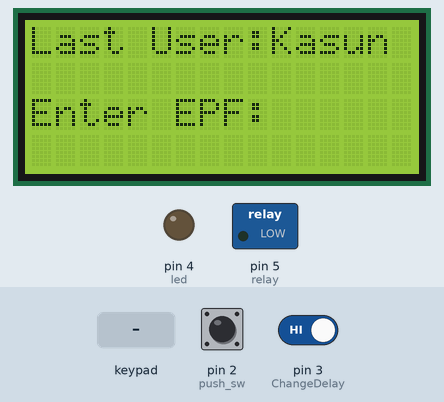
This sketch was run on a simulated Arduino Uno, built with avr-gcc and run on an emulated ATmega328P. On the bench: 16×4 character LCD, switched loads named in the sketch (green lamp = pin HIGH), output pins drawn as LEDs (lit = HIGH). The inputs (shaded band) are chosen by the test bench; at power-on: pin 2 (push_sw) HIGH, pin 3 (ChangeDelay) HIGH.

Above: at 1.2 s.
1.3 s: keypad keys 1 3 1 2 1 1 1 0 pressed 0.4 s apart
At 3.1 s:
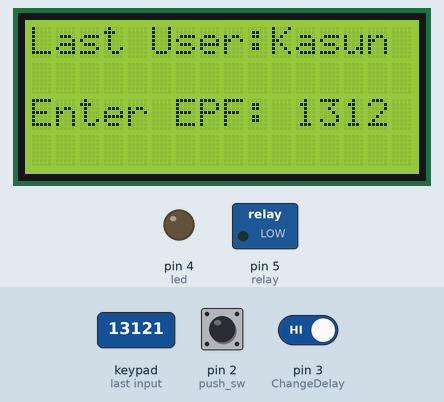
7.5 s: pin 2 (push_sw) pulled LOW for 0.15 s
At 8.4 s:
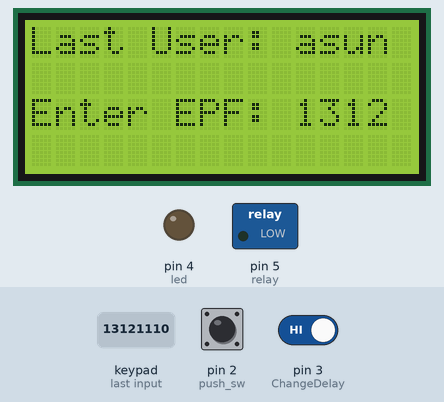
9.1 s: pin 3 (ChangeDelay) driven LOW
At 10.0 s:
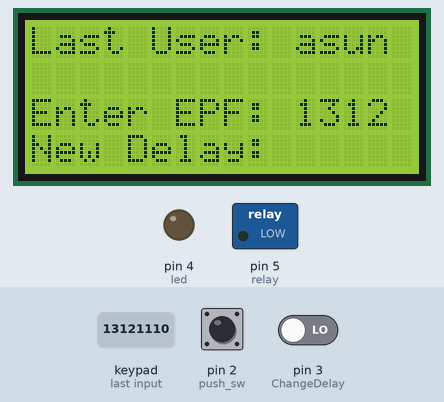
10.6 s: key '*' pressed
At 11.8 s:
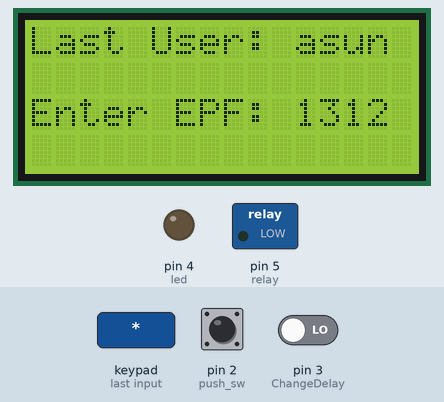
12.1 s: keypad keys 1 3 1 2 1 1 1 0 # pressed 0.4 s apart
At 15.6 s:
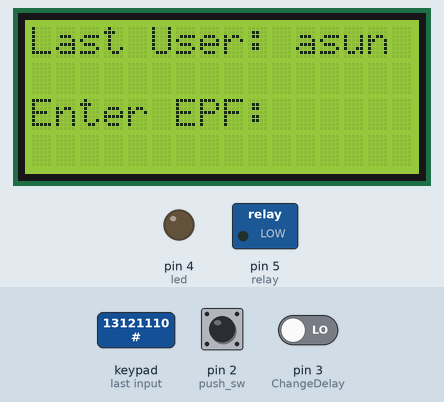
17.2 s: key '1' pressed
Timing chart, 0 to 19.7 s (numbered marks = the images above; inputs shaded):
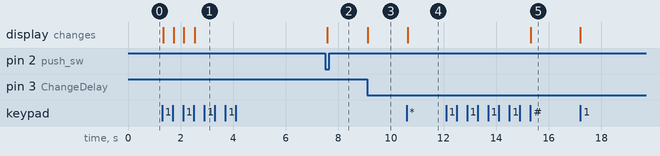

Measured:
- after the input at 1.3 s, the display: first changes at once (image 1 shows a later state)
- after the input at 7.5 s, the display: changes after 0.08 s (image 2)
- after the input at 9.1 s, the display: changes at once (image 3)
- after the input at 10.6 s, the display: changes after 0.05 s (image 4)
- after the input at 12.1 s, the display: changes after 3.2 s (image 5)

The sketch:

Final_Code.ino
```cpp
#include <Keypad.h>
#include <EEPROM.h>
#include <Wire.h>
#include <LiquidCrystal_I2C.h>

#define limit_sw 1
#define led 4
#define relay 5
#define push_sw 2
#define ChangeDelay 3

LiquidCrystal_I2C lcd(0x27, 16, 4);

int tmp_epf=0;
int tmp_index=0;
int epf_no[]={ 1000, 1010, 1020, 1030, 1040, 1050};
String names[]={ "Kasun", "Shavin", "Vasula", "Asiri", "Kisal", "Nalin"};
volatile int buttonFlag;
volatile int delayFlag;
volatile int keyFlag;
float turnOffTime= 5000;
unsigned long time_now = 0;

int get_index(int epf){
int n=sizeof(epf_no);
for(int i=0; i<n; i++){
tmp_epf=epf_no[i];
if(tmp_epf==epf){
tmp_index=i; }}
return tmp_index; }

String get_name(int epf){
int index;
String tmp_name;
index=get_index(epf);
tmp_name=names[index];
return tmp_name; }

void display(){
lcd.setCursor(0,0);
lcd.print("Last User: ");
lcd.setCursor(0,1);
lcd.print("");
lcd.setCursor (-4,2);
lcd.print("Enter EPF:"); }

float MSToMin(int num){
return num*1000; }

void change_delay(float new_time){
turnOffTime= MSToMin(new_time);
}

void clearLine(int lineNum){
lcd.setCursor(-4,lineNum);
lcd.print("                ");
}

const byte ROWS = 4;
const byte COLS = 4;

char hexaKeys[ROWS][COLS] = {
{'1', '2', '3', 'A'},
{'4', '5', '6', 'B'},
{'7', '8', '9', 'C'},
{'*', '0', '#', 'D'}
};

byte rowPins[ROWS] = {13, 12, 11, 10};
byte colPins[COLS] = {9, 8, 7, 6};

Keypad customKeypad = Keypad(makeKeymap(hexaKeys), rowPins, colPins, ROWS, COLS);
String inputString="";
long inputInt=0;
int i=6;
int n=7;
int j=0;

boolean checkEpfNo(int epf){
boolean found=false;
for(int i=0;i<((sizeof(epf_no)/sizeof(int)));i++){
if(epf_no[i] == epf){
found=true;
}
}
return found;
}

int keypadEntry(int line){
char key = customKeypad.getKey();
if (key){
i++;
if(key>='0' && key<='9' && inputString.length()<4){
inputString+=key;
lcd.setCursor(i,line);
lcd.print(key);
}else if (key =='#'){
if(inputString.length()>0){
inputInt=inputString.toInt();
inputString ="";
lcd.setCursor(7,line);
lcd.print("     ");
i=6;
}
}else if(key=='*'){
inputString="";
lcd.setCursor(7,line);
lcd.print("     ");
i=6;
}
}
return inputInt;
}

void WriteLong(int address, long number){
EEPROM.write(address, (number >>24) & 0xFF);
EEPROM.write(address + 1, (number >>16) & 0xFF);
EEPROM.write(address + 2, (number >>8) & 0xFF);
EEPROM.write(address + 3, number & 0xFF);
}

long ReadLong(int address){
return ((long)EEPROM.read(address)<<24) + ((long)EEPROM.read(address +1)<<16) +
((long)EEPROM.read(address +2)<<8) + (long)EEPROM.read(address + 3);
}

long prevEpfNo;

void setup() {
pinMode(limit_sw, INPUT);
pinMode(led, OUTPUT);
pinMode(relay, OUTPUT);
digitalWrite(led, LOW);
digitalWrite(relay,LOW);
attachInterrupt(digitalPinToInterrupt(push_sw),ISR_Button, FALLING);
attachInterrupt(digitalPinToInterrupt(ChangeDelay),newDelay, FALLING);
lcd.init();
lcd.backlight();
}

void loop() {
display();

if(delayFlag==1){
lcd.setCursor(-4,3);
lcd.print( "New Delay:");
keyFlag=0;
while(keyFlag==0){
char key = customKeypad.getKey();
if (key){
n++;
if(key>='0' && key<='9' && inputString.length()<2){
inputString+=key;
lcd.setCursor(n,3);
lcd.print(key);
}else if (key =='#'){
if(inputString.length()>0){
inputInt=inputString.toInt();
turnOffTime=MSToMin(inputInt);
inputString ="";
clearLine(3);
n=15;
delayFlag=0;
keyFlag=1;
}
}else if(key=='*'){
inputString="";
clearLine(3);
n=15;
delayFlag=0;
keyFlag=1; }}
}
}else{
inputInt=keypadEntry(2); }

if(inputInt ==0){
prevEpfNo= ReadLong(10);
lcd.setCursor(10,0);
lcd.print("      ");
lcd.setCursor(10,0);
lcd.print( get_name(prevEpfNo)); }

if(checkEpfNo(inputInt)){
WriteLong(10,inputInt);
lcd.setCursor(10,0);
lcd.print("      ");
lcd.setCursor(10,0);
lcd.print( get_name(inputInt));

int limitsw_read=digitalRead(limit_sw);

if (limitsw_read== 1){
digitalWrite(relay,HIGH);
digitalWrite(led, HIGH);
j=0;
}else if(limitsw_read ==0){
j++;
if(j==1){
time_now=millis();
}else{
if(millis()>= turnOffTime+time_now){
digitalWrite(relay,LOW);
digitalWrite(led, LOW);
inputInt=0;
}
}
}
}else{
digitalWrite(led, LOW);
digitalWrite(relay,LOW);
}

if(buttonFlag==1){
digitalWrite(relay,LOW);
digitalWrite(led, LOW);
inputInt=1;
buttonFlag=0;
}
}

void ISR_Button(){
buttonFlag=1;
}

void newDelay(){
delayFlag=1;
}
```
